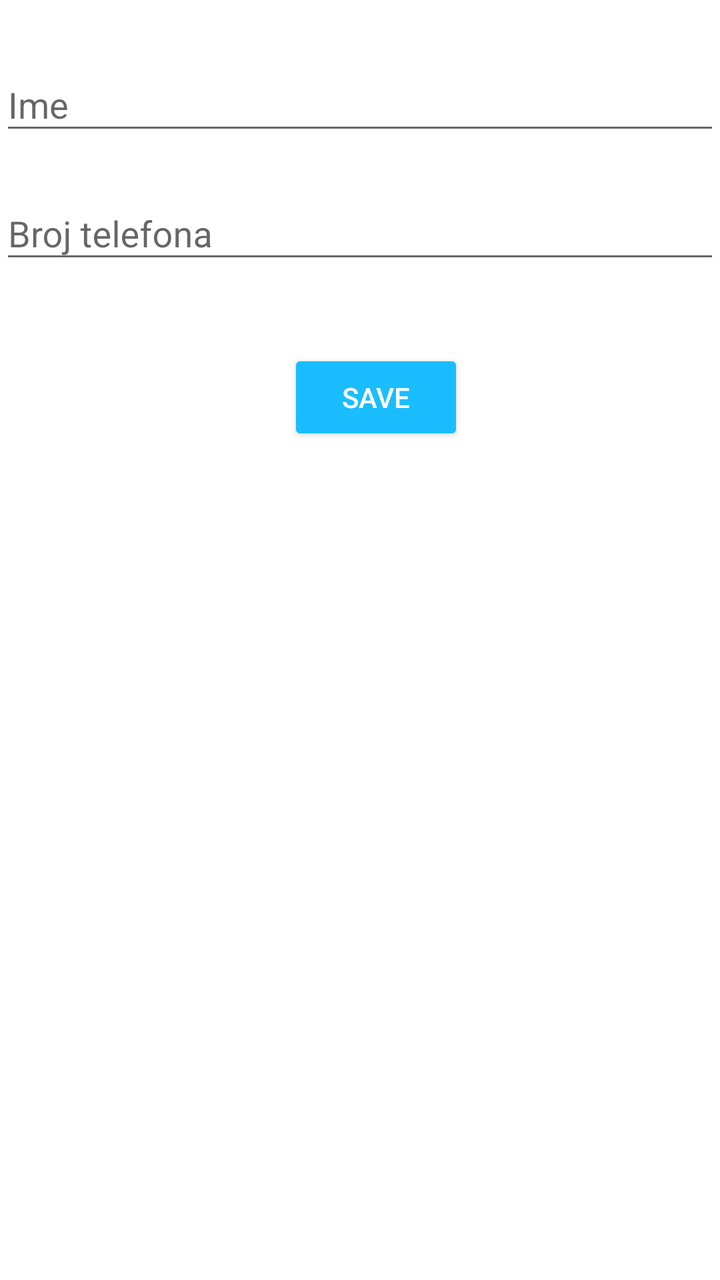
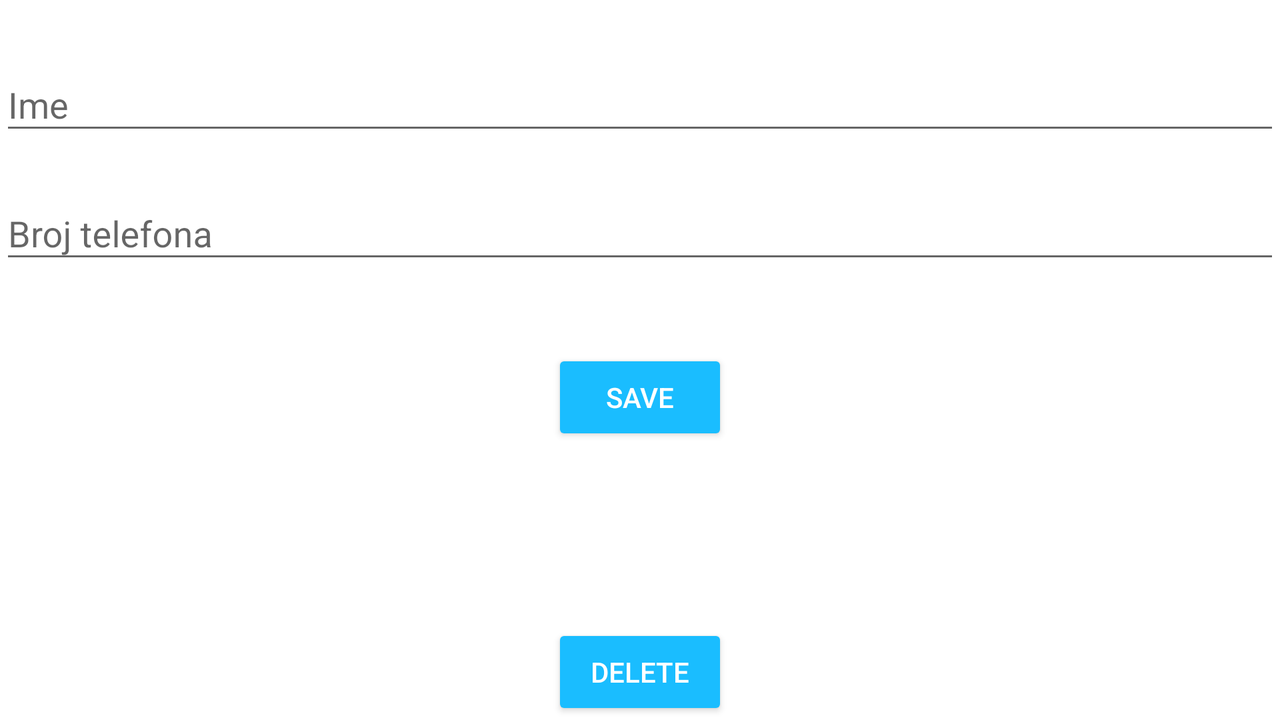

Two renders of one Android screen. The first uses the default layout on a phone; the second uses the alternative layout the repository ships for a different screen configuration, on a matching device. The two XML files are below.
<!-- AndroidManifest.xml: application theme AppTheme -->
<!-- res/layout/activity_sms_nums.xml -->
<?xml version="1.0" encoding="utf-8"?>
<RelativeLayout xmlns:android="http://schemas.android.com/apk/res/android"
    xmlns:app="http://schemas.android.com/apk/res-auto"
    xmlns:tools="http://schemas.android.com/tools"
    android:layout_width="match_parent"
    android:layout_height="match_parent"
    tools:context="com.example.aleksandar.mysqldemo.SmsNums">



    <android.support.design.widget.TextInputLayout
        android:layout_width="match_parent"
        android:layout_height="wrap_content"
        android:id="@+id/textInput1"
        android:layout_marginTop="12dp"
        android:layout_below="@+id/textInput2"
        android:layout_alignParentLeft="true"
        android:layout_alignParentStart="true">

        <EditText
            android:id="@+id/ime"
            android:layout_width="match_parent"
            android:layout_height="wrap_content"
            android:ems="10"
            android:hint="Broj telefona"
            android:inputType="textCapWords" />
    </android.support.design.widget.TextInputLayout>
    <android.support.design.widget.TextInputLayout
        android:layout_width="match_parent"
        android:layout_height="wrap_content"
        android:layout_alignParentLeft="true"
        android:layout_alignParentStart="true"
        android:layout_below="@+id/textInputLayout2"
        android:layout_marginTop="20dp"
        android:id="@+id/textInput2">

        <EditText
            android:id="@+id/broj_telefona"
            android:layout_width="match_parent"
            android:layout_height="wrap_content"
            android:ems="10"
            android:hint="Ime"
            android:inputType="textCapWords" />
    </android.support.design.widget.TextInputLayout>

    <Button
        android:id="@+id/button4"
        style="@style/Widget.AppCompat.Button.Colored"
        android:layout_width="wrap_content"
        android:layout_height="wrap_content"
        android:layout_marginTop="38dp"
        android:onClick="Save"
        android:text="Save"
        android:layout_below="@+id/textInput1"
        android:layout_alignParentRight="true"
        android:layout_alignParentEnd="true"
        android:layout_marginRight="128dp"
        android:layout_marginEnd="128dp" />


</RelativeLayout>
<!-- resources referenced by this layout -->
<resources>
  <style name="AppTheme" parent="Theme.AppCompat.Light.DarkActionBar">
          
          <item name="colorPrimary">@color/colorPrimary</item>
          <item name="colorPrimaryDark">@color/colorPrimaryDark</item>
          <item name="colorAccent">@color/colorAccent</item>
          <item name="android:colorBackground">@color/white</item>
          <item name="android:textColorPrimary">@android:color/secondary_text_light</item>
      </style>
  <color name="colorPrimary">#18bdff</color>
  <color name="colorPrimaryDark">#065d99</color>
  <color name="colorAccent">#1abdff</color>
  <color name="white">#ffffff</color>
</resources>
<!-- res/layout-land/activity_sms_nums.xml (the repository's variant of the layout above) -->
<!-- drawn on the phone turned sideways -->
<?xml version="1.0" encoding="utf-8"?>
<RelativeLayout xmlns:android="http://schemas.android.com/apk/res/android"
    xmlns:app="http://schemas.android.com/apk/res-auto"
    xmlns:tools="http://schemas.android.com/tools"
    android:layout_width="match_parent"
    android:layout_height="match_parent"
    tools:context="com.example.aleksandar.mysqldemo.SmsNums">


    <android.support.design.widget.TextInputLayout
        android:id="@+id/textInput2"
        android:layout_width="match_parent"
        android:layout_height="wrap_content"
        android:layout_alignParentLeft="true"
        android:layout_alignParentStart="true"
        android:layout_below="@+id/textInputLayout2"
        android:layout_marginTop="20dp">

        <EditText
            android:id="@+id/broj_telefona"
            android:layout_width="match_parent"
            android:layout_height="wrap_content"
            android:ems="10"
            android:hint="Ime"

            android:inputType="textCapWords" />
    </android.support.design.widget.TextInputLayout>

    <android.support.design.widget.TextInputLayout
        android:layout_width="match_parent"
        android:layout_height="wrap_content"
        android:id="@+id/textInput1"
        android:layout_marginTop="12dp"
        android:layout_below="@+id/textInput2"
        android:layout_alignParentLeft="true"
        android:layout_alignParentStart="true">

        <EditText
            android:id="@+id/ime"
            android:layout_width="match_parent"
            android:layout_height="wrap_content"
            android:ems="10"
            android:hint="Broj telefona"
            android:inputType="phone" />
    </android.support.design.widget.TextInputLayout>

    <Button
        android:id="@+id/button4"
        style="@style/Widget.AppCompat.Button.Colored"
        android:layout_width="wrap_content"
        android:layout_height="wrap_content"
        android:layout_marginTop="38dp"
        android:onClick="Save"
        android:text="Save"
        android:layout_below="@+id/textInput1"
        android:layout_centerHorizontal="true" />

    <ListView
        android:id="@+id/brisanje"
        android:layout_width="match_parent"
        android:layout_height="wrap_content"
        android:layout_above="@+id/button5"
        android:layout_below="@+id/button4"
        android:layout_centerHorizontal="true" />

    <Button
        android:id="@+id/button5"
        android:onClick="Show"
        style="@style/Widget.AppCompat.Button.Colored"
        android:layout_width="wrap_content"
        android:layout_height="wrap_content"
        android:text="DELETE"
        android:layout_alignParentBottom="true"
        android:layout_alignLeft="@+id/button4"
        android:layout_alignStart="@+id/button4" />


</RelativeLayout>
